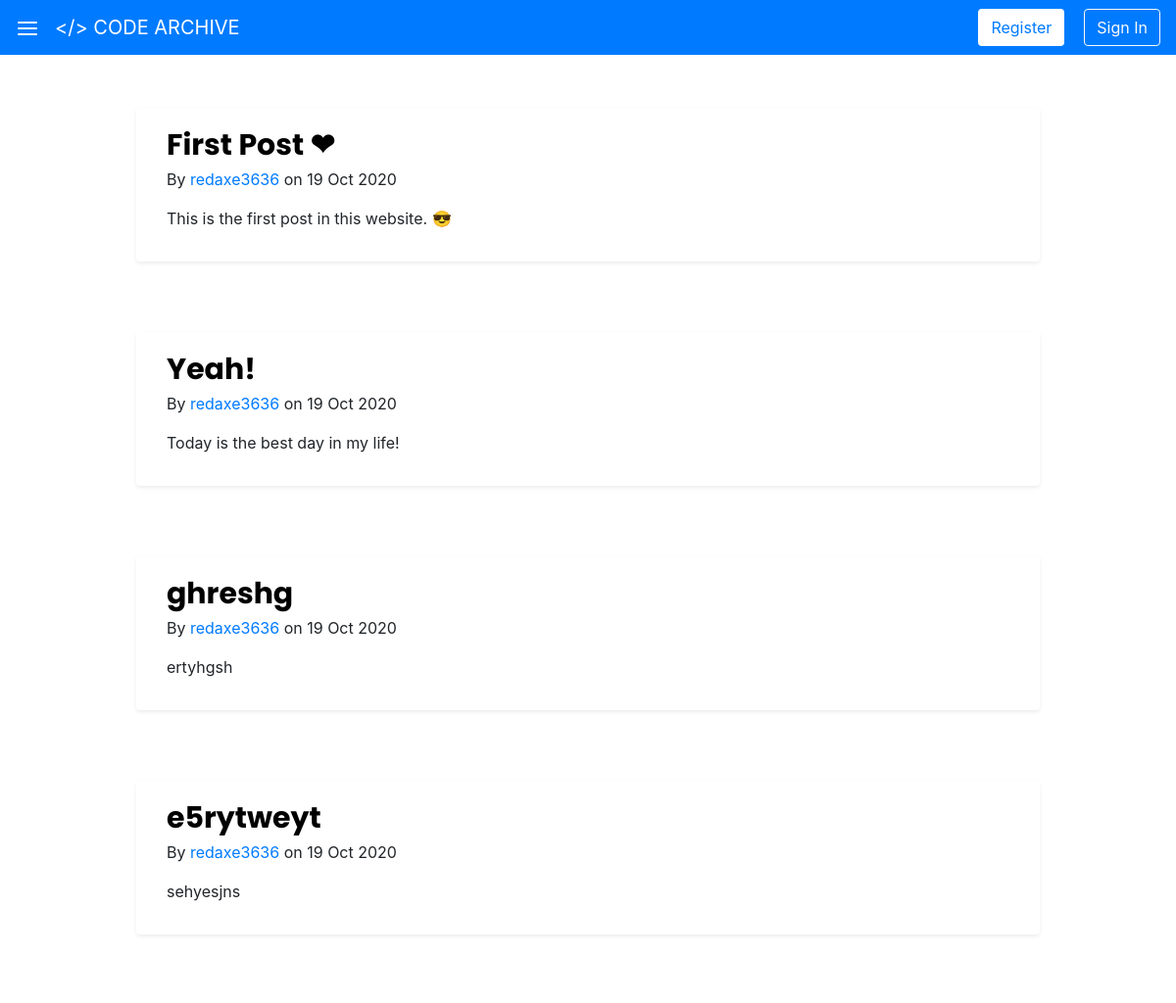
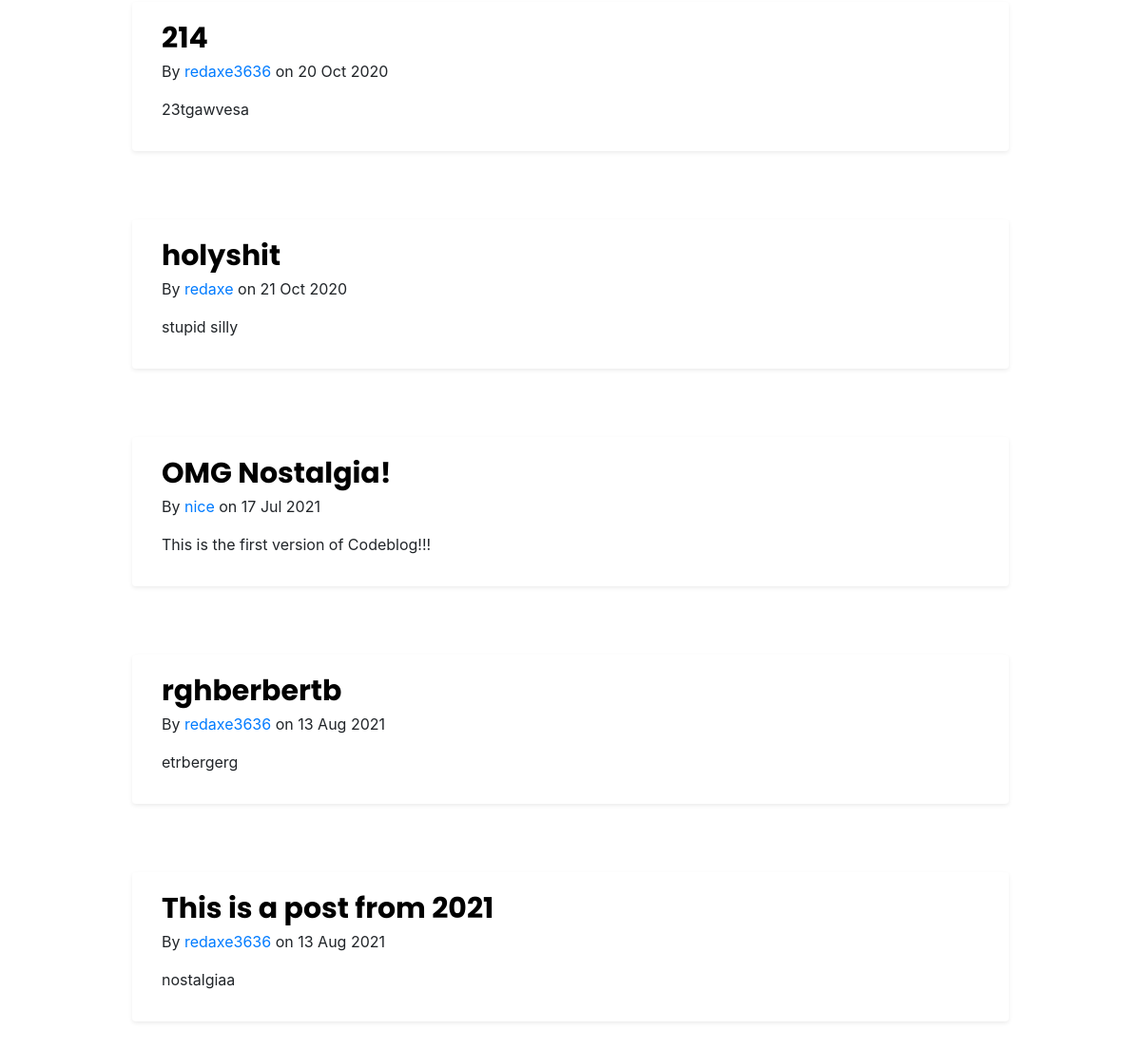
The page /home on the database its author committed (2 pictures, top to bottom).
### main/models.py (models this page shows, shortened)
class Post(db.Model):
	id = db.Column(db.Integer, primary_key=True)
	title = db.Column(db.String(128), nullable=False)
	date_posted = db.Column(db.DateTime, nullable=False, default=datetime.utcnow)
	content = db.Column(db.Text, nullable=False)
	user_id = db.Column(db.Integer, db.ForeignKey('user.id'), nullable=False)

class User(db.Model, UserMixin):
	id = db.Column(db.Integer, primary_key=True)
	username = db.Column(db.String(20), unique=True, nullable=False)
	email = db.Column(db.String(128), unique=True, nullable=False)
	image_file = db.Column(db.String(20), nullable=False, default='default.jpg')
	password = db.Column(db.String(60), nullable=False)
	posts = db.relationship('Post', backref='author', lazy=True)

### main/routes.py (the view)
@app.route('/')
@app.route('/home')
def home():
	posts=Post.query.all()
	return render_template('home.html', posts=posts)

### main/templates/home.html (shortened to what this page needs)
{% extends 'layout.html' %}
{% block content %}
	{% if posts %}
		{% for post in posts %}
			<br>
			<div class="shadow-sm p-3 mb-5 bg-white rounded">
				<div class='container'>
					<div>
						<a href='{{ url_for("post", post_id=post.id) }}' class='post_title'>{{ post.title }}</a>
						<p>By <span class='post-author'><a href='#'>{{ post.author.username }}</a></span> on {{ post.date_posted.strftime('%d %b %Y') }}</p>
						<p>{{ post.content }}</p>
					</div>
				</div>
			</div>
		{% endfor %}
	{% else %}
		<p class="nothing_sign container shadow-sm p-3 mb-5 bg-white rounded">No Post</p>
	{% endif %}
{% endblock content %}

### main/templates/layout.html (shortened to what this page needs)
<!DOCTYPE html>
<html>
<head>
    <link rel="stylesheet" href="https://stackpath.bootstrapcdn.com/bootstrap/4.3.1/css/bootstrap.min.css">
    <link rel="stylesheet" type='text/css' href="{{ url_for('static', filename='main.css') }}">
</head>
<body>
    <nav class="navbar navbar-dark bg-primary navbar-expand-sm">
        <a class="navbar-brand sidebar-icon" onclick="openNav()"><span class='sidebar-icon-icon' data-feather="menu"></span></a>
        <a class="navbar-brand" href="{{ url_for('home') }}">&lt;/&gt; CODE ARCHIVE</a>
        <ul class="navbar-nav ml-auto">
            {% if current_user.is_authenticated %}
            <li class="nav-item dropdown">
                <a class="nav-link dropdown-toggle btn-profile" id="navbarDropdownMenuLink" data-toggle="dropdown" aria-haspopup="true" aria-expanded="false"><span data-feather="user"></span> Profile</a>
                <div class="dropdown-menu dropdown-menu-right dropdown-primary" aria-labelledby="navbarDropdownMenuLink">
                    <a class="dropdown-item" href="{{ url_for('profile') }}">My Account</a>
                    <a class="dropdown-item" href="{{ url_for('logout') }}">Log Out</a>
                </div>
            </li>
            {% else %}
            <li class="nav-item">
                <a class="btn btn-primary-signin pad-20" href="{{ url_for('register') }}" role="button">Register</a>
            </li>
            <li class="nav-item">
                <a class="btn btn-outline-light" href="{{ url_for('login') }}" role="button">Sign In</a>
            </li>
            {% endif %}
        </ul>
    </nav>
    <div class='spacing'></div>
    <div class='container-fluid'>
        <div class="row">
            <main role="main" class="col-md-9 ml-auto col-lg-10 px-4 post-container">
                <div class="justify-content-between flex-wrap flex-md-nowrap align-items-center pt-3 pb-2 mb-3">
                    <div class='container'>
                         {% block content %}{% endblock content %}</div>
                </div>
            </main>
        </div>
    </div>
</body>
</html>

### main/static/main.css (style rules this page uses)
.btn-primary-signin { color: #007BFF; background-color: white; }
.pad-20 { margin-right: 20px; }
a.post_title { font-family: 'Poppins', sans-serif; font-weight: bold; font-size: 30px; color: black; }
.post-author { color: #007BFF; }
.container-fluid, .row, .flex-column, .container { height: 100%; }
html, body { height: 100%; min-height: 2000px; }
.sidebar-icon { display: none; cursor: pointer; color: white; padding-top: 3px; }
.sidebar-icon-icon { color: white; }
@media only screen and (max-width:1250px) { .sidebar-icon { display: block; } }
@media only screen and (max-width:1250px) { .post-container { margin: 10px auto 20px; } }
.spacing { height:60px; }
.navbar { position: fixed; width: 100%; z-index: 9999; }

### rows shown on the page
Post: title "First Post ❤", author.username "redaxe3636", date_posted "19 Oct 2020", content "This is the first post in this website. 😎"
Post: title "Yeah!", author.username "redaxe3636", date_posted "19 Oct 2020", content "Today is the best day in my life!"
Post: title "ghreshg", author.username "redaxe3636", date_posted "19 Oct 2020", content "ertyhgsh"
Post: title "e5rytweyt", author.username "redaxe3636", date_posted "19 Oct 2020", content "sehyesjns"
Post: title "214", author.username "redaxe3636", date_posted "20 Oct 2020", content "23tgawvesa"
Post: title "holyshit", author.username "redaxe", date_posted "21 Oct 2020", content "stupid silly"
Post: title "OMG Nostalgia!", author.username "nice", date_posted "17 Jul 2021", content "This is the first version of Codeblog!!!"
Post: title "rghberbertb", author.username "redaxe3636", date_posted "13 Aug 2021", content "etrbergerg"
Post: title "This is a post from 2021", author.username "redaxe3636", date_posted "13 Aug 2021", content "nostalgiaa"
